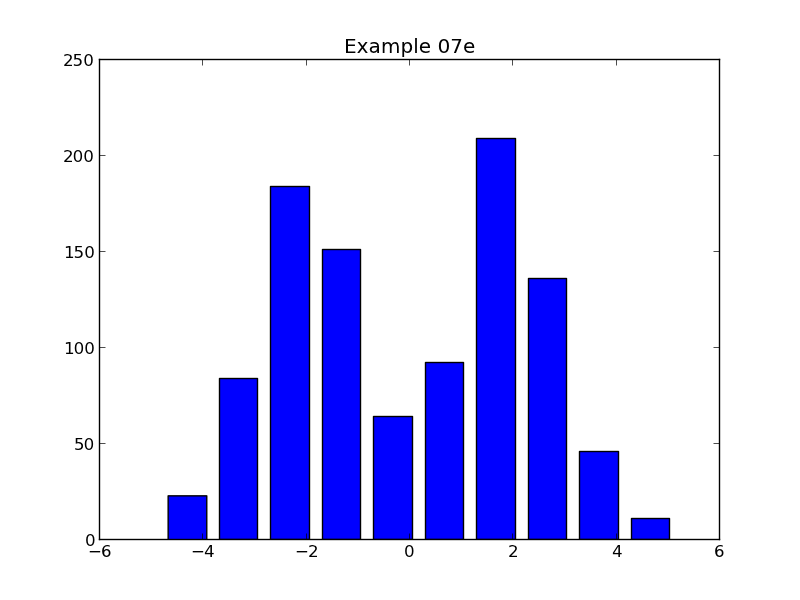

Reproduce this figure in Python.
import matplotlib.pyplot as pyplot
import plotdata

data = plotdata.data07

pyplot.hist(data, rwidth=0.75)

pyplot.title('Example 07e')
pyplot.savefig('example07e.png')
